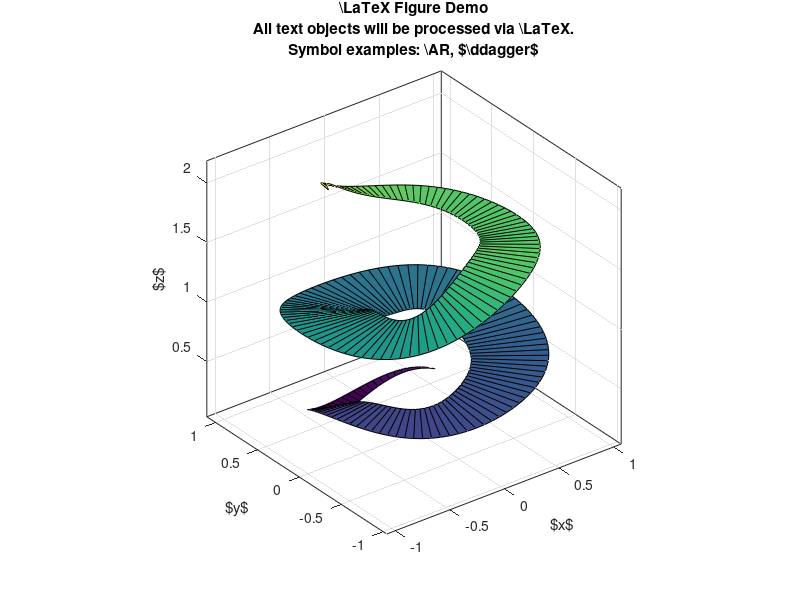

Reproduce this figure in MATLAB. (Note: this script raises an error after producing the figure.)
clear
clc

%create an interesting randomized corkscrew surface:
R1 = 0.35; R2 = 1; N=200; NN=2.33;
theta0 = rand*2*pi;
theta = linspace(theta0,theta0+NN*2*pi,N);
x1 = ((R1+R2)/2-(R2-R1)/2*sin((theta(:)-theta0)/2/NN)).*cos(theta(:));
y1 = ((R1+R2)/2-(R2-R1)/2*sin((theta(:)-theta0)/2/NN)).*sin(theta(:));
x2 = ((R1+R2)/2+(R2-R1)/2*sin((theta(:)-theta0)/2/NN)).*cos(theta(:));
y2 = ((R1+R2)/2+(R2-R1)/2*sin((theta(:)-theta0)/2/NN)).*sin(theta(:));
z = linspace(0,2,N)';
% z = zeros(size(theta(:)));
for i=1:7
    z = z+(rand-.5)/10*sin(i*theta(:)/NN)+(rand-.5)/10*cos(i*theta(:)/NN);
end

figure(1)
clf
h = surf([x1 x2],[y1 y2],[z z],[z z]);
xlabel('$x$')
ylabel('$y$')
zlabel('$z$')
title({'\LaTeX Figure Demo','All text objects will be processed via \LaTeX.','Symbol examples: \AR, $\ddagger$'})

axis equal
box on
alpha(.8)
camlight %('headlight')
material shiny
shading interp
view(3)

latex_fig( 1, 'outfile.pdf', ...
           '-rasterize', h, ...
           '-r300', ...
           '-latexpackages', {'\usepackage{amssymb}','\usepackage{ar}'}, ...
           '-crop', [.05 .05 .9 1.0] )
